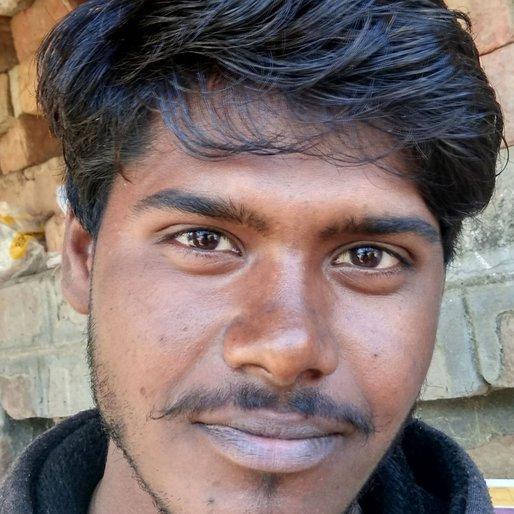
#> input picture backend/dataset/test/acne/Naveen-Kumar-is-a-Fruit-seller-from-Lajwana_jpg.rf.abb757aaf29a000387e6e61ab7069607.jpg, 514 x 514 px
$ python -i hair_analysis.py   (imports and definitions only)
#> lines starting #> are read from the running program, lines starting #| are printed output that depends on the picture; after the words box and inside, x2 and y2 are one past the last pixel; in counts of white or black regions, pixels touching at a corner belong together
### backend/utils/recommendation.py
# ======================================
# FACE RECOMMENDATION
# ======================================

# [39 lines left out: function get_face_recommendation, not called in this run]


# ======================================
# HAIR RECOMMENDATION
# ======================================

def get_hair_recommendation(hair_type, frizz, damage, dandruff):

    rec = []

    if hair_type == "Oily":
        rec += ["Use mild shampoo regularly", "Avoid heavy oils"]

    elif hair_type == "Dry":
        rec += ["Use hydrating shampoo", "Apply hair oil weekly"]

    else:
        rec += ["Maintain regular hair care routine"]

    if frizz == "High":
        rec += ["Use anti-frizz serum", "Avoid heat styling"]

    if damage == "High":
        rec += ["Use protein hair mask", "Trim split ends"]

    if dandruff == "High":
        rec += ["Use anti-dandruff shampoo", "Keep scalp clean"]

    return rec


# ======================================
# SKIN (DISEASE) RECOMMENDATION
# ======================================

# [15 lines left out: function get_skin_recommendation, not called in this run]

### backend/utils/hair_analysis.py
import cv2
import numpy as np

from backend.utils.recommendation import get_hair_recommendation

def analyze_hair(image_path):

    img = cv2.imread(image_path)
#> img is the input picture: shape (514, 514, 3); mean B, G, R 107.8, 111.1, 126.9

    if img is None:
        return {"error": "Image not found"}

    img = cv2.resize(img, (224, 224))
#> img: shape (224, 224, 3)

    gray = cv2.cvtColor(img, cv2.COLOR_BGR2GRAY)
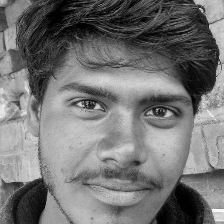
#> gray: shape (224, 224); min 0, max 251, mean 115.4

    # 🌟 Brightness (Hair Type)
    brightness = np.mean(gray)
#> brightness = 115.4

    if brightness > 150:
        hair_type = "Oily"
    elif brightness < 90:
        hair_type = "Dry"
    else:
        hair_type = "Normal"

    # 🧵 Texture (Frizz)
    texture = np.var(gray)
#> texture = 3485.8

    if texture > 500:
        frizz = "High"
    elif texture > 200:
        frizz = "Medium"
    else:
        frizz = "Low"

    # 🔳 Damage (Edges)
    edges = cv2.Canny(gray, 100, 200)
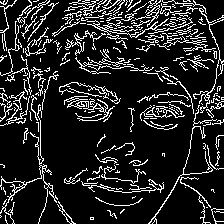
#> edges: shape (224, 224); 14.4% white in thin lines or dots
    edge_density = np.mean(edges)
#> edge_density = 36.75

    if edge_density > 25:
        damage = "High"
    elif edge_density > 10:
        damage = "Medium"
    else:
        damage = "Low"

    # ❄️ Dandruff (White pixels detection)
    hsv = cv2.cvtColor(img, cv2.COLOR_BGR2HSV)
#> hsv: shape (224, 224, 3); mean H, S, V 63.2, 68.4, 132.6

    lower_white = np.array([0, 0, 200])
    upper_white = np.array([180, 50, 255])

    mask = cv2.inRange(hsv, lower_white, upper_white)
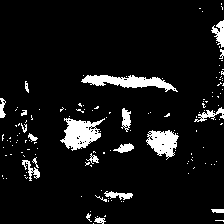
#> mask: shape (224, 224); 7.6% white; 141 white regions (120 under 20 px), largest, box (x1, y1, x2, y2) and area: (60, 118, 105, 151) 823, (81, 75, 178, 92) 789, (146, 130, 179, 160) 590
    white_ratio = np.sum(mask) / (224 * 224)
#> white_ratio = 19.42

    if white_ratio > 0.15:
        dandruff = "High"
    elif white_ratio > 0.05:
        dandruff = "Medium"
    else:
        dandruff = "Low"


    recommendation = get_hair_recommendation(hair_type, frizz, damage, dandruff)

    return {
    "hair_type": hair_type,
    "frizz": frizz,
    "damage": damage,
    "dandruff": dandruff,
    "recommendation": recommendation   # ✅ ADD
}

>>> result = analyze_hair('../dataset/test/acne/Naveen-Kumar-is-a-Fruit-seller-from-Lajwana_jpg.rf.abb757aaf29a000387e6e61ab7069607.jpg')

$ run again, on backend/dataset/test/acne/Nazreen-Khan-is-a-Homemaker-from-Bally-Census_yyth_jpg.rf.84c908f5a30ee78298f1d4881226fd84.jpg
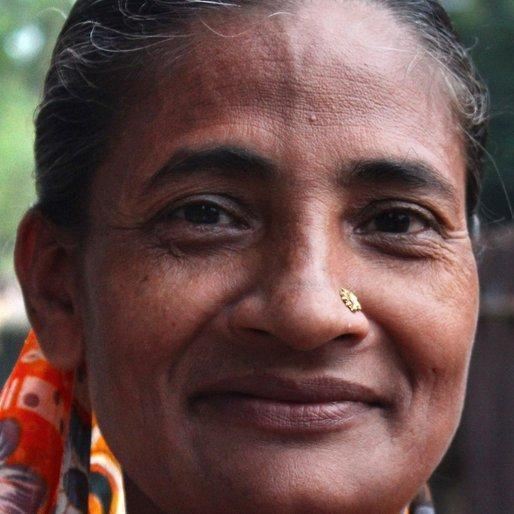
#> input picture backend/dataset/test/acne/Nazreen-Khan-is-a-Homemaker-from-Bally-Census_yyth_jpg.rf.84c908f5a30ee78298f1d4881226fd84.jpg, 514 x 514 px
#> in analyze_hair, img is the input picture: shape (514, 514, 3); mean B, G, R 73.9, 77.1, 104.3
#> img: shape (224, 224, 3)
#> brightness = 84.75
#> texture = 3061.5
#> in analyze_hair, `edges = cv2.Canny(gray, 100, 200)`:
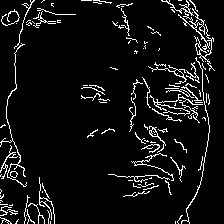
#> edges: shape (224, 224); 6.8% white in thin lines or dots
#> edge_density = 17.44
#> hsv: shape (224, 224, 3); mean H, S, V 63.7, 87.6, 106.4
#> in analyze_hair, `mask = cv2.inRange(hsv, lower_white, upper_white)`:
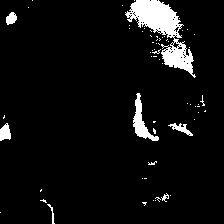
#> mask: shape (224, 224); 5.9% white; 63 white regions (56 under 20 px), largest, box (x1, y1, x2, y2) and area: (125, 0, 196, 78) 1939, (133, 93, 159, 141) 413, (0, 123, 11, 141) 143
#> white_ratio = 15.06

$ run again, on backend/dataset/test/acne/Needhi-is-a-Student-from-Sunderpur_-Lakhan_jpg.rf.d741190a9f6381fcdad7235cda638854.jpg
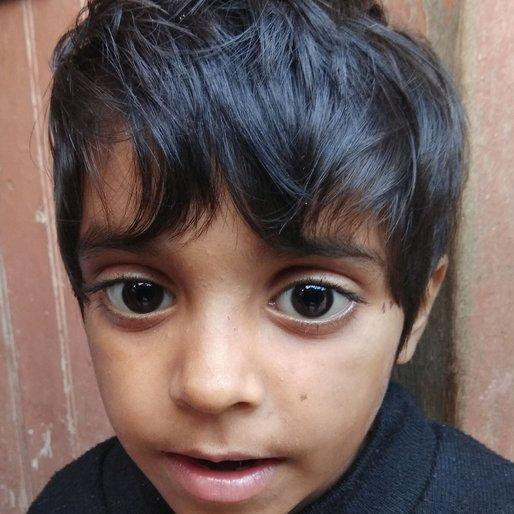
#> input picture backend/dataset/test/acne/Needhi-is-a-Student-from-Sunderpur_-Lakhan_jpg.rf.d741190a9f6381fcdad7235cda638854.jpg, 514 x 514 px
#> in analyze_hair, img is the input picture: shape (514, 514, 3); mean B, G, R 92.4, 95.5, 113
#> img: shape (224, 224, 3)
#> brightness = 100.2
#> texture = 2987.1
#> in analyze_hair, `edges = cv2.Canny(gray, 100, 200)`:
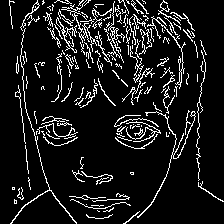
#> edges: shape (224, 224); 10.3% white in thin lines or dots
#> edge_density = 26.17
#> hsv: shape (224, 224, 3); mean H, S, V 48.1, 73.4, 119.2
#> in analyze_hair, `mask = cv2.inRange(hsv, lower_white, upper_white)`:
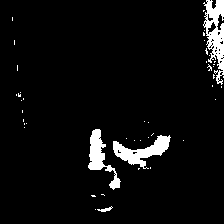
#> mask: shape (224, 224); 5.1% white; 46 white regions (42 under 20 px), largest, box (x1, y1, x2, y2) and area: (203, 0, 224, 85) 943, (113, 135, 171, 169) 795, (88, 129, 121, 190) 663, (97, 206, 113, 212) 41
#> white_ratio = 13.07
